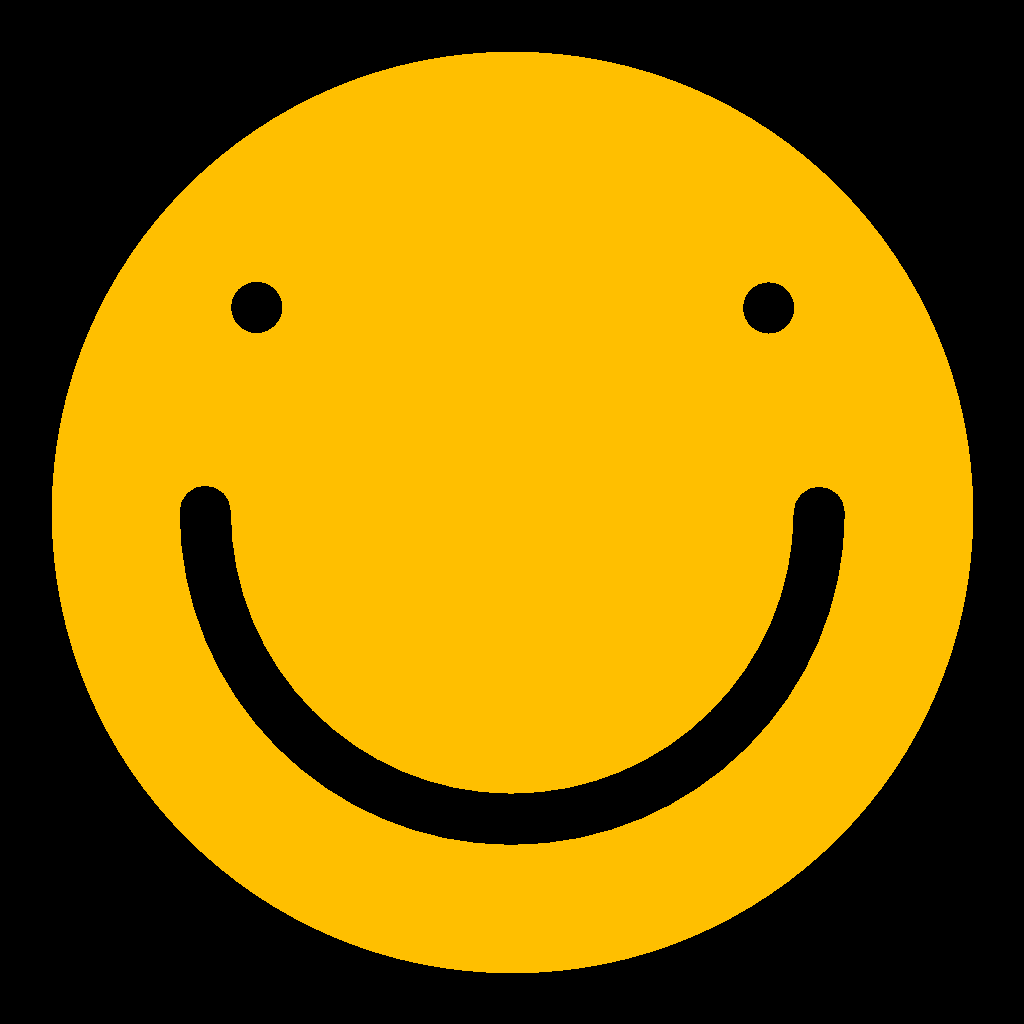
Frame 1 (no input)
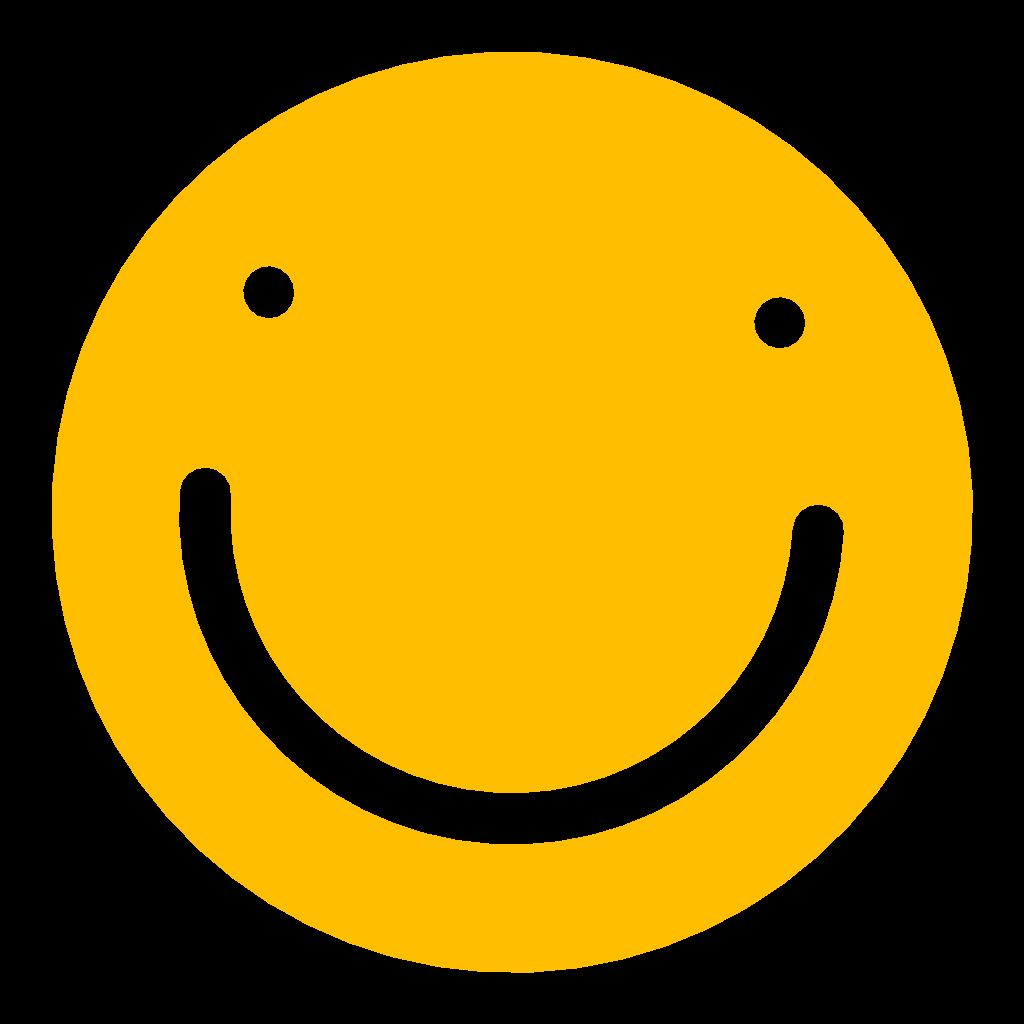
Frame 60 (the mouse pressed at the canvas centre just before this capture)
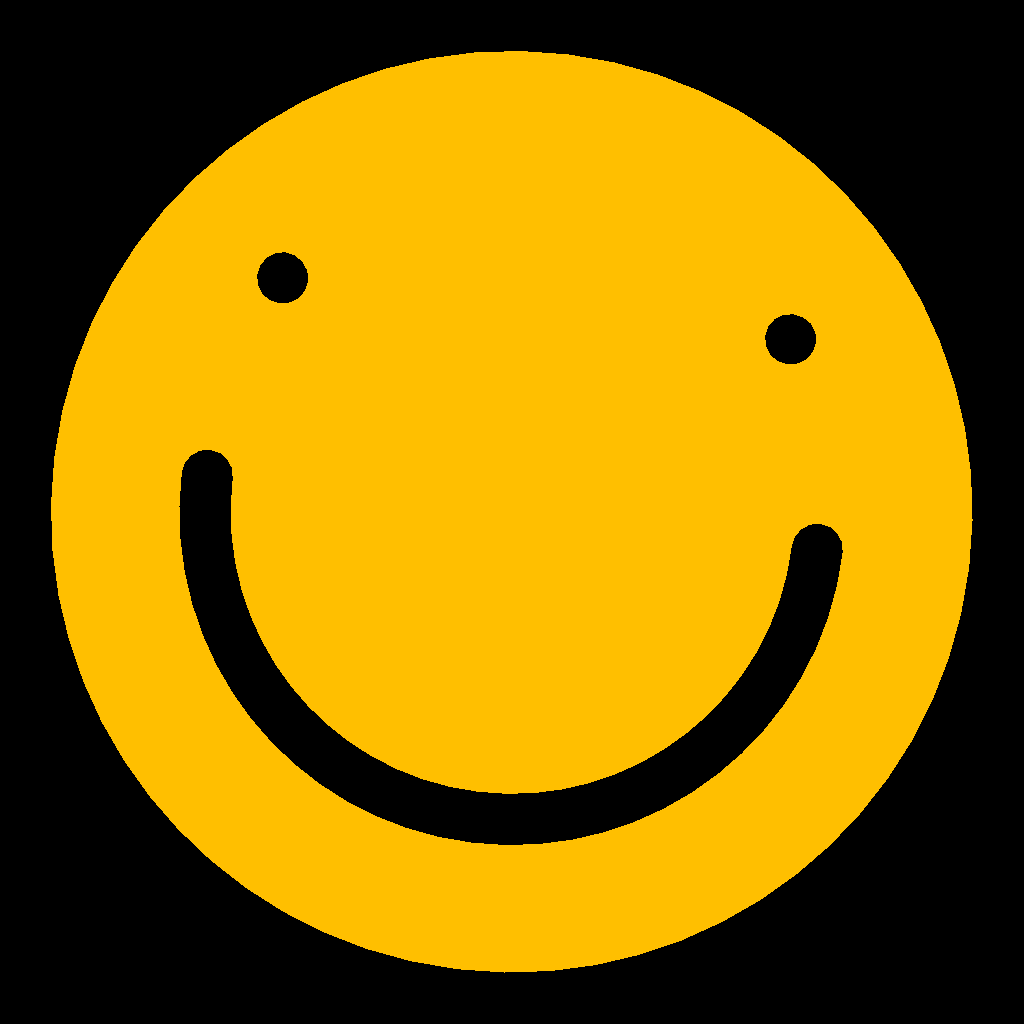
Frame 120 (the mouse held since frame 60 and released just before this capture)

The Processing sketch that drew these frames (run headless with seeded random() and noise(); from frame 60 on, the mouse is pressed at the canvas centre):

// Processing sketch: lecture_240821d_sketchBasics
// ── lecture_240821d_sketchBasics.pde
// This code runs once at the beginning.
void setup(){
  size(1024, 1024);
  noSmooth();
}

// This code runs every frame.
// This draws a smiley face! :)
void draw(){
  background(0, 0, 0);
  
  // Center the origin
  // Spin!
  translate(width/2, height/2);
  rotate(frameCount * 0.001);
  
  // Draw the face base!
  noStroke();
  fill(#ffbf00);
  circle(0, 0, width*0.9);
  
  // Draw the eyes!
  fill(#000000);
  circle(width*-0.25, width*-0.2, width*0.05);
  circle(width* 0.25, width*-0.2, width*0.05);
  
  // Draw the mouth!
  noFill();
  stroke(#000000);
  strokeWeight(width*0.05);
  arc(0, 0, width*0.6, width*0.6, 0, TAU*0.5);
  
  // save an image
  if(frameCount == 500){
    save("output.png");
  }
}

// ── utilities.pde
// placeholder for utility functions
